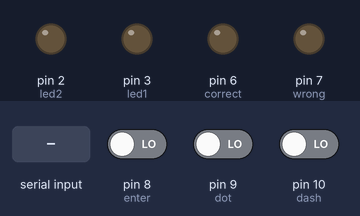
Recording of a sketch running on a simulated Arduino Uno, built with avr-gcc and run on an emulated ATmega328P. On the bench: output pins drawn as LEDs (lit = HIGH). Inputs (shaded band) come from the test bench; at power-on: pin 9 (dot) LOW, pin 10 (dash) LOW, pin 8 (enter) LOW. What the sketch prints to the serial monitor is not drawn.

Above: at 1.2 s.
1.3 s: pin 9 (dot) driven HIGH
At 1.5 s:
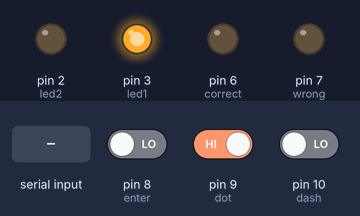
4.3 s: "d" received over Serial
At 4.55 s:
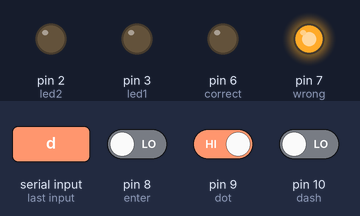
7.3 s: "e" received over Serial
At 7.45 s:
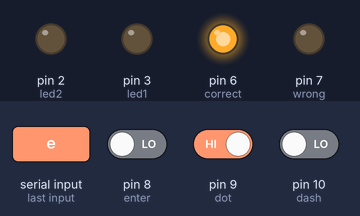
10.3 s: pin 9 (dot) driven LOW
At 11.0 s:
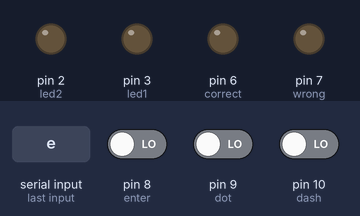
11.8 s: pin 10 (dash) driven HIGH
At 12.0 s:
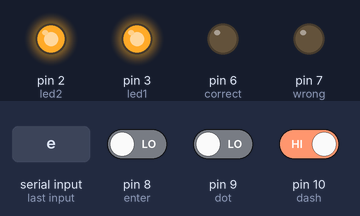
14.8 s: pin 10 (dash) driven LOW
At 15.8 s:
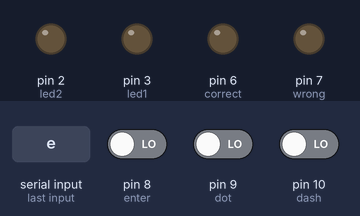
Timing chart, 0 to 17.5 s (numbered marks = the images above; inputs shaded):
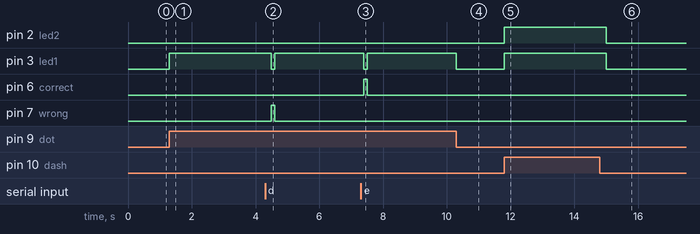

The sketch:

sketch_nov22a.ino
```cpp
int led1 = 3;
int led2 = 2;
int enter = 8;
int dot = 9;
int dash = 10;
int buttonDelay = 400;
int wrong = 7;
int correct = 6;

void setup() {
  // put your setup code here, to run once:
  Serial.begin(9600);
  pinMode(led1,OUTPUT);
  pinMode(led2,OUTPUT);
  pinMode(enter,INPUT);
  pinMode(dot,INPUT);
  pinMode(dash,INPUT);
  pinMode(wrong,OUTPUT);
  pinMode(correct,OUTPUT);
}

void loop() {
  // put your main code here, to run repeatedly:
  if (digitalRead(dot)==1){
    // send a 1 to processing
    Serial.write(1);
    digitalWrite(led1,HIGH);
    delay(buttonDelay);
    digitalWrite(led1,LOW);
  }

  else if(digitalRead(dash)==1){
    // send a 2 to processing
    Serial.write(2);
    digitalWrite(led1,HIGH);
    digitalWrite(led2,HIGH);
    delay(buttonDelay);
    digitalWrite(led1,LOW);
    digitalWrite(led2,LOW);
  }

  else if(digitalRead(enter)==1){
    Serial.write(3);
    delay(buttonDelay);
  }

  if (Serial.available()>0){
    int data = Serial.read();
    if (data == 100){
      digitalWrite(wrong,HIGH);
      delay(100);
      digitalWrite(wrong,LOW);
    } else if(data == 101){
      digitalWrite(correct,HIGH);
      delay(100);
      digitalWrite(correct,LOW);
    }
  }
}

/*
 *  1 for dot
 *  2 for dash
 *  3 for enter
 */
```

Measured:
- after the input at 1.3 s, pin 3 (led1): LOW → HIGH at once
- after the input at 4.3 s, pin 3 (led1): HIGH → LOW after 0.20 s, → HIGH 0.10 s later; pin 7 (wrong): LOW → HIGH after 0.20 s, → LOW 0.10 s later
- after the input at 7.3 s, pin 3 (led1): HIGH → LOW after 0.10 s, → HIGH 0.10 s later; pin 6 (correct): LOW → HIGH after 0.10 s, → LOW 0.10 s later
- after the input at 10.3 s, pin 3 (led1): HIGH → LOW at once
- after the input at 11.8 s, pin 2 (led2), pin 3 (led1): LOW → HIGH at once
- after the input at 14.8 s, pin 2 (led2), pin 3 (led1): HIGH → LOW after 0.20 s
